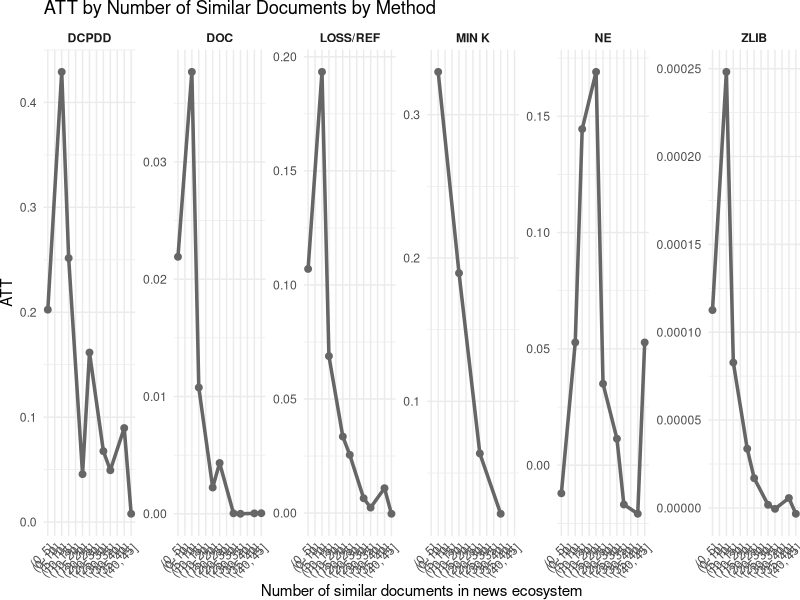
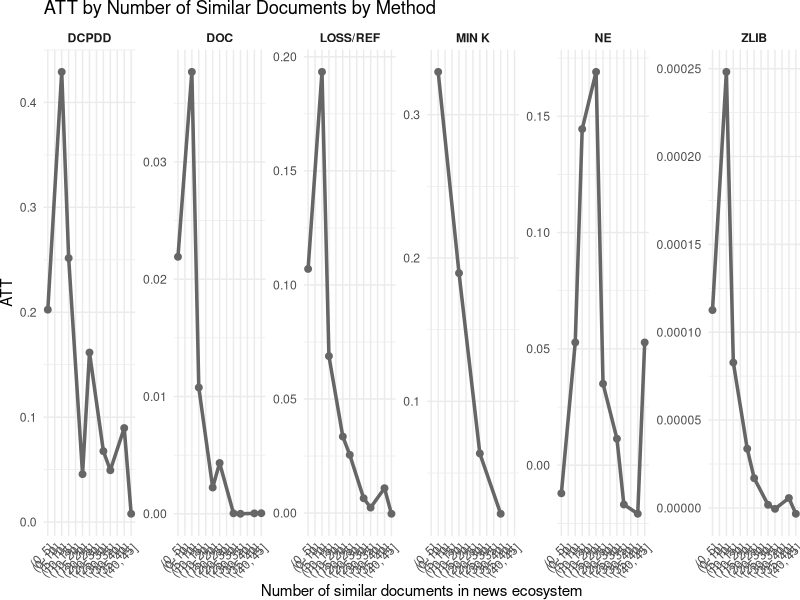

These figures' R source, in order:
library(tidyverse)

# Read both files
loss <- read_csv("loss.csv") %>% mutate(method = if_else(method == "loss", "loss/ref", method))
min_k <- read_csv("min_k.csv")
dcpdd <- read_csv("dcpdd.csv")
neighborhood <- read_csv("NE.csv")
zlib <- read_csv("zlib.csv")
doc <- read_csv("doc.csv")

# Combine
combined <- bind_rows(loss, min_k, dcpdd, neighborhood, zlib, doc)

combined <- combined %>%
  mutate(method = str_to_upper(str_replace_all(method, "_", " ")))

# Extract numeric lower bounds for ordering
combined <- combined %>%
  mutate(size_bin = factor(size_bin, levels = combined %>%
                             distinct(size_bin) %>%
                             mutate(bin_order = as.numeric(str_extract(size_bin, "(?<=\\()[0-9]+"))) %>%
                             arrange(bin_order) %>%
                             pull(size_bin)))

# Plot with 5 columns, 1 row
ggplot(combined, aes(x = size_bin, y = delta_mean, group = method)) +
  geom_line(color = "grey40", size = 1.2) +
  geom_point(color = "grey40", size = 2) +
  facet_wrap(~ method, nrow = 1, scales = "free_y") +
  labs(
    x = "Number of similar documents in news ecosystem", 
    y = "ATT",
    title = "ATT by Number of Similar Documents by Method"
  ) +
  theme_minimal() +
  theme(
    axis.text.x = element_text(angle = 45, hjust = 1),
    strip.text = element_text(face = "bold"), 
    legend.position = "none",  # Remove legend since method is shown in facet titles
    panel.background = element_rect(fill = "white", color = NA),
    plot.background = element_rect(fill = "white", color = NA),
    plot.margin = margin(0, 0, 0, 0, "mm")
  )

ggsave("plots/bymethod_5col.png", width = 15, height = 4)  # Adjust width/height as needed
